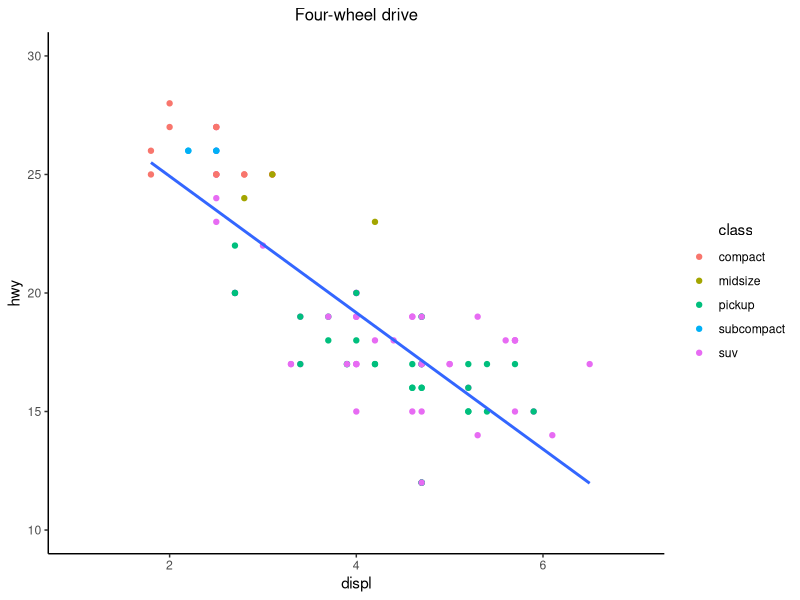
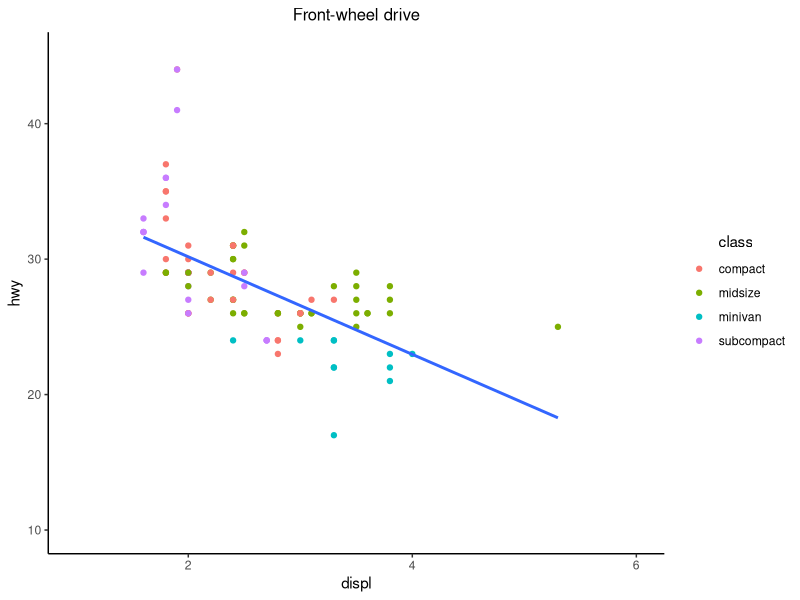
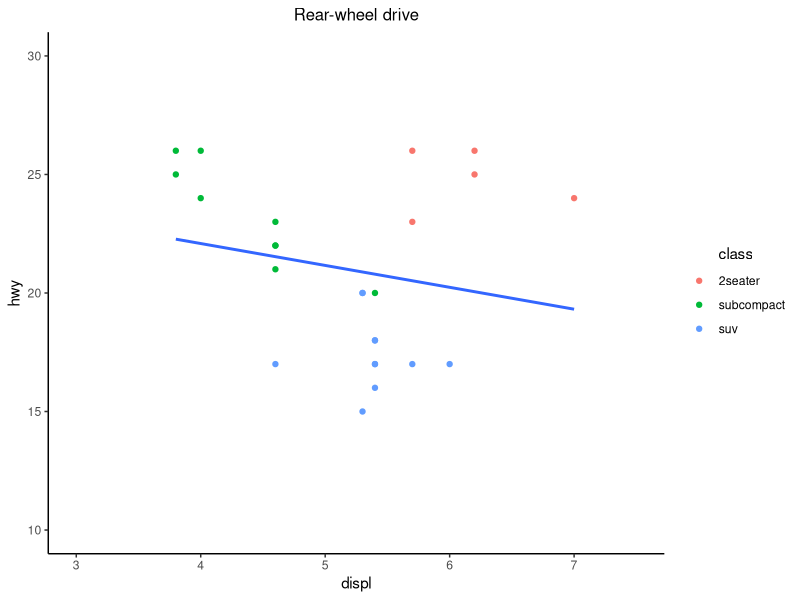
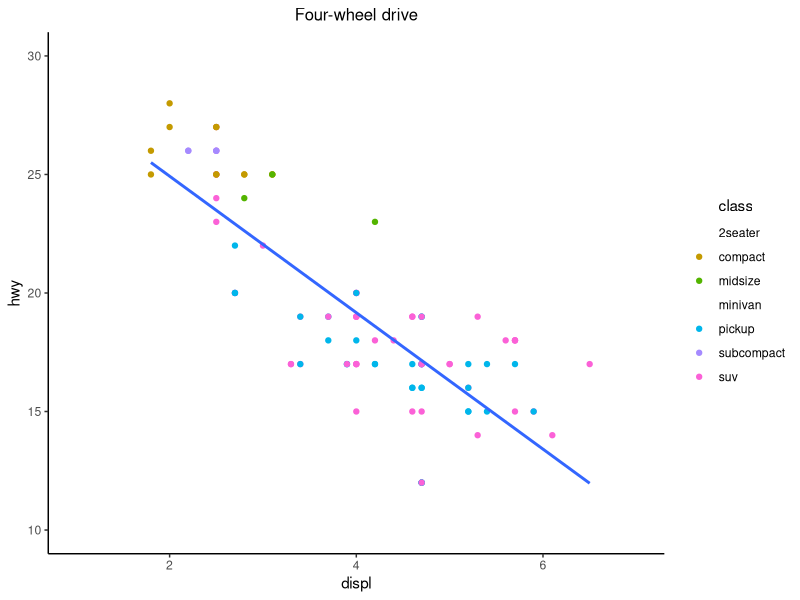
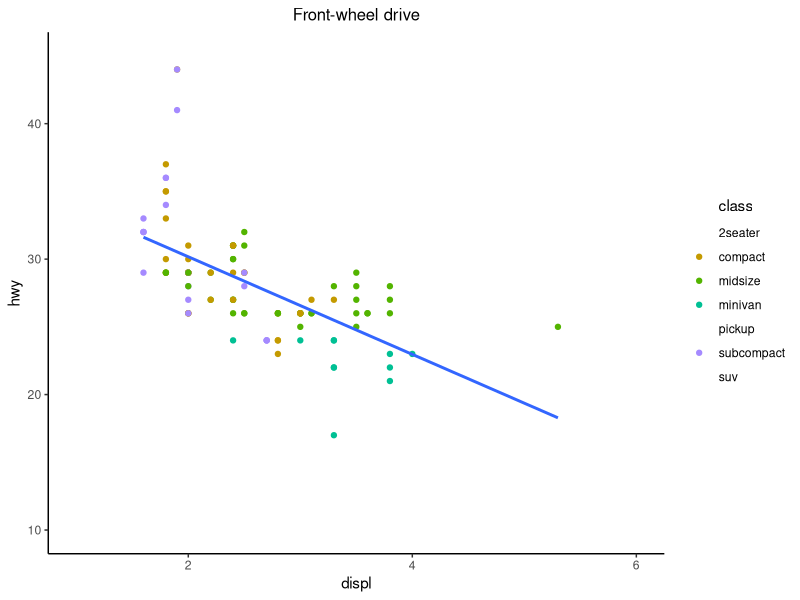
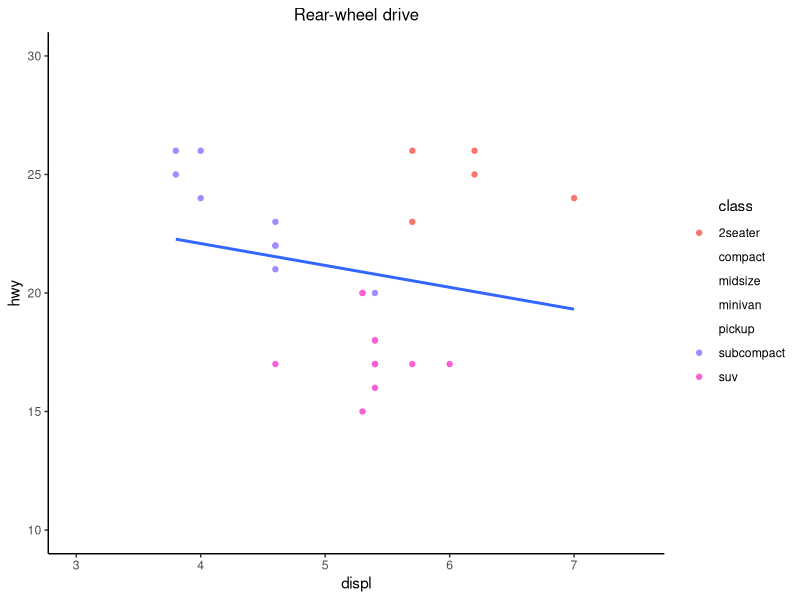
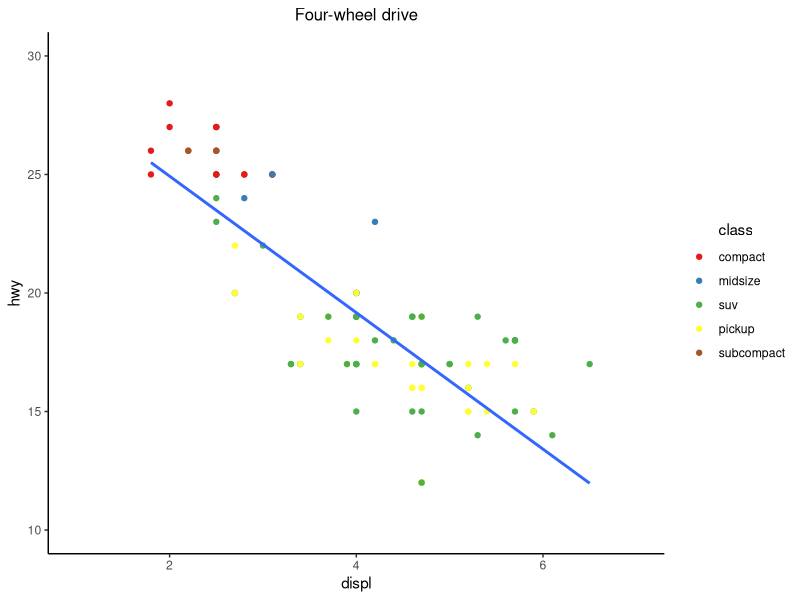
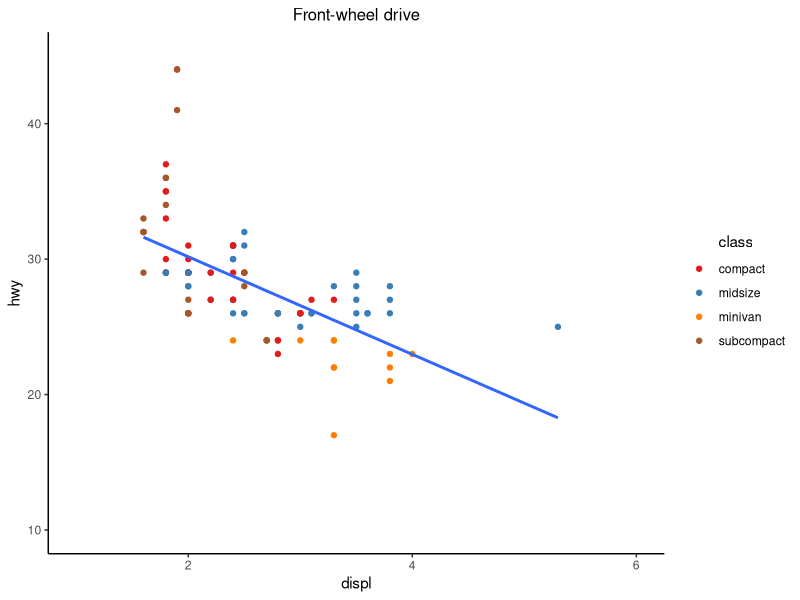

The R source for these figures, in order:
## ---- chunk 1
knitr::opts_chunk$set(message = F, 
                      error = F, 
                      warning = F)

## ---- chunk 2
library(tidyverse)

# Four-wheel drive
plot_drv4 <- mpg %>% 
  mutate(class = factor(class)) %>%
  filter(drv == "4") %>%
  ggplot(aes(x = displ, y = hwy)) + 
  geom_point(aes(color = class)) + 
  stat_smooth(method = "lm", se = F) + 
  lims(x = c(1, 7), y = c(10, 30)) +
  labs(title = "Four-wheel drive") +
  theme_classic() + 
  theme(plot.title = element_text(size = 12, hjust = 0.5), 
        legend.title.align = 0.5)

# Front-wheel drive
plot_drvf <- mpg %>% 
  mutate(class = factor(class)) %>%  
  filter(drv == "f") %>%
  ggplot(aes(x = displ, y = hwy)) + 
  geom_point(aes(color = class)) + 
  stat_smooth(method = "lm", se = F) +
  lims(x = c(1, 6), y = c(10, 45)) +
  labs(title = "Front-wheel drive") +
  theme_classic() + 
  theme(plot.title = element_text(size = 12, hjust = 0.5), 
        legend.title.align = 0.5)

# Rear wheel drive
plot_drvr <- mpg %>%   
  mutate(class = factor(class)) %>%
  filter(drv == "r") %>%
  ggplot(aes(x = displ, y = hwy)) + 
  geom_point(aes(color = class)) + 
  stat_smooth(method = "lm", se = F) + 
  lims(x = c(3, 7.5), y = c(10, 30)) +
  labs(title = "Rear-wheel drive") +
  theme_classic() + 
  theme(plot.title = element_text(size = 12, hjust = 0.5), 
        legend.title.align = 0.5)

plot_drv4
plot_drvf
plot_drvr

## ---- chunk 3
# Four-wheel drive
plot_drv4_undropped <- mpg %>% 
  mutate(class = factor(class)) %>%
  filter(drv == "4") %>%
  ggplot(aes(x = displ, y = hwy)) + 
  geom_point(aes(color = class)) + 
  scale_color_discrete(drop = F) +  # Not to drop the unused levels
  stat_smooth(method = "lm", se = F) + 
  lims(x = c(1, 7), y = c(10, 30)) +
  labs(title = "Four-wheel drive") +
  theme_classic() + 
  theme(plot.title = element_text(size = 12, hjust = 0.5), 
        legend.title.align = 0.5)

# Front-wheel drive
plot_drvf_undropped <- mpg %>% 
  mutate(class = factor(class)) %>%
  filter(drv == "f") %>%
  ggplot(aes(x = displ, y = hwy)) + 
  geom_point(aes(color = class)) + 
  scale_color_discrete(drop = F) +
  stat_smooth(method = "lm", se = F) +
  lims(x = c(1, 6), y = c(10, 45)) +
  labs(title = "Front-wheel drive") +
  theme_classic() + 
  theme(plot.title = element_text(size = 12, hjust = 0.5), 
        legend.title.align = 0.5)

# Rear wheel drive
plot_drvr_undropped <- mpg %>% 
  mutate(class = factor(class)) %>%
  filter(drv == "r") %>%
  ggplot(aes(x = displ, y = hwy)) + 
  geom_point(aes(color = class)) + 
  scale_color_discrete(drop = F) +
  stat_smooth(method = "lm", se = F) +
  lims(x = c(3, 7.5), y = c(10, 30)) +
  labs(title = "Rear-wheel drive") +
  theme_classic() + 
  theme(plot.title = element_text(size = 12, hjust = 0.5), 
        legend.title.align = 0.5)

plot_drv4_undropped
plot_drvf_undropped
plot_drvr_undropped

## ---- chunk 4
library(RColorBrewer)

# Create a named vector as the palette
class <- unique(mpg$class)  # All factor levels across figures
colors <- brewer.pal(length(class), "Set1")  # Colors
my_palette <- set_names(colors, class)  # Named vector

# Four-wheel drive
class_drv4 <- mpg %>%
  filter(drv == "4") %>% 
  .$class %>%
  unique()  # Subset of levels in "class" for four-wheel drive cars

plot_drv4_manual <- mpg %>% 
  mutate(class = factor(class)) %>%
  filter(drv == "4") %>%
  ggplot(aes(x = displ, y = hwy)) + 
  geom_point(aes(color = class)) + 
  scale_color_manual(values = my_palette, limits = class_drv4) +  # Manually set the colors of the factor levels based on the palette and also specify the levels present in the data 
  stat_smooth(method = "lm", se = F) + 
  lims(x = c(1, 7), y = c(10, 30)) +
  labs(title = "Four-wheel drive") +
  theme_classic() + 
  theme(plot.title = element_text(size = 12, hjust = 0.5), 
        legend.title.align = 0.5)

# Front-wheel drive
class_drvf <- mpg %>% 
  filter(drv == "f") %>% 
  .$class %>%
  unique()
  
plot_drvf_manual <- mpg %>% 
  mutate(class = factor(class)) %>%
  filter(drv == "f") %>%
  ggplot(aes(x = displ, y = hwy)) + 
  geom_point(aes(color = class)) + 
  scale_color_manual(values = my_palette, limits = class_drvf) +
  stat_smooth(method = "lm", se = F) +
  lims(x = c(1, 6), y = c(10, 45)) +
  labs(title = "Front-wheel drive") +
  theme_classic() + 
  theme(plot.title = element_text(size = 12, hjust = 0.5), 
        legend.title.align = 0.5)

# Rear wheel drive
class_drvr <- mpg %>% 
  filter(drv == "r") %>% 
  .$class %>%
  unique()

plot_drvr_manual <- mpg %>% 
  mutate(class = factor(class)) %>%
  filter(drv == "r") %>%
  ggplot(aes(x = displ, y = hwy)) + 
  geom_point(aes(color = class)) + 
  scale_color_manual(values = my_palette, limits = class_drvr) +
  stat_smooth(method = "lm", se = F) +
  lims(x = c(3, 7.5), y = c(10, 30)) +
  labs(title = "Rear-wheel drive") +
  theme_classic() + 
  theme(plot.title = element_text(size = 12, hjust = 0.5), 
        legend.title.align = 0.5)

plot_drv4_manual
plot_drvf_manual
plot_drvr_manual

